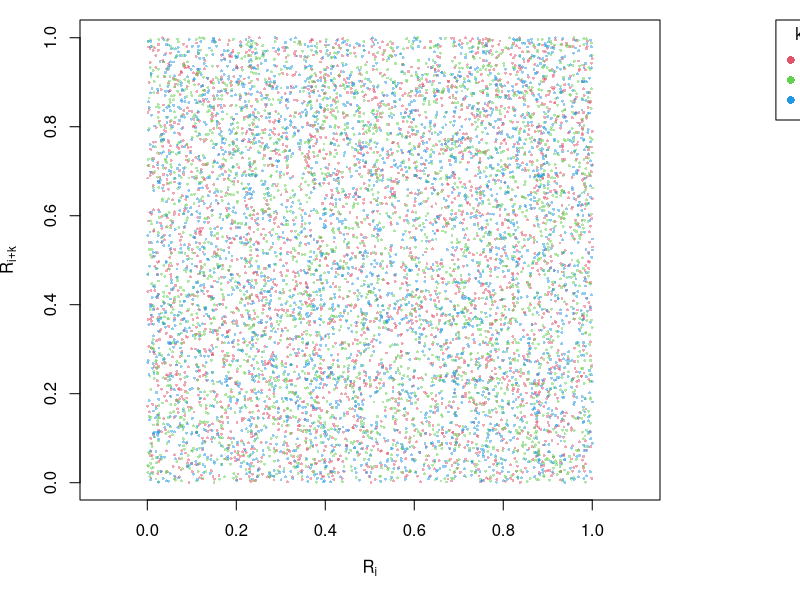
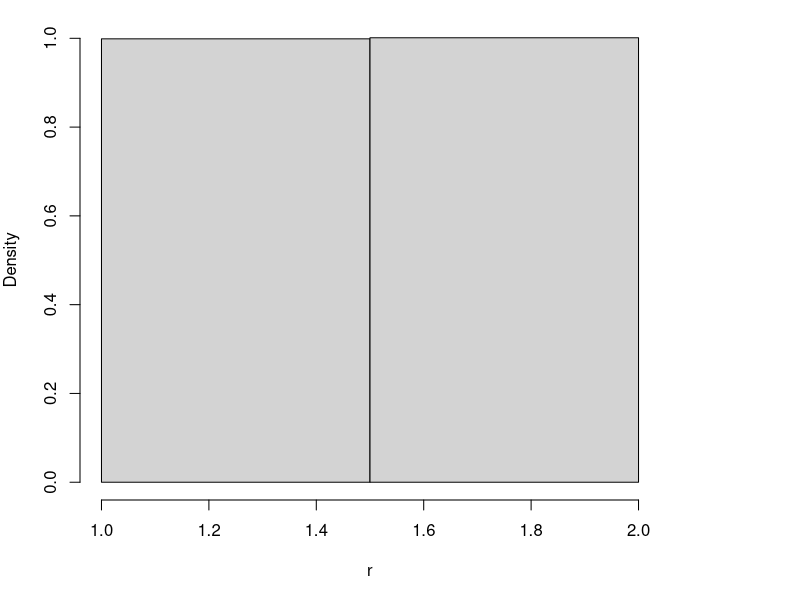
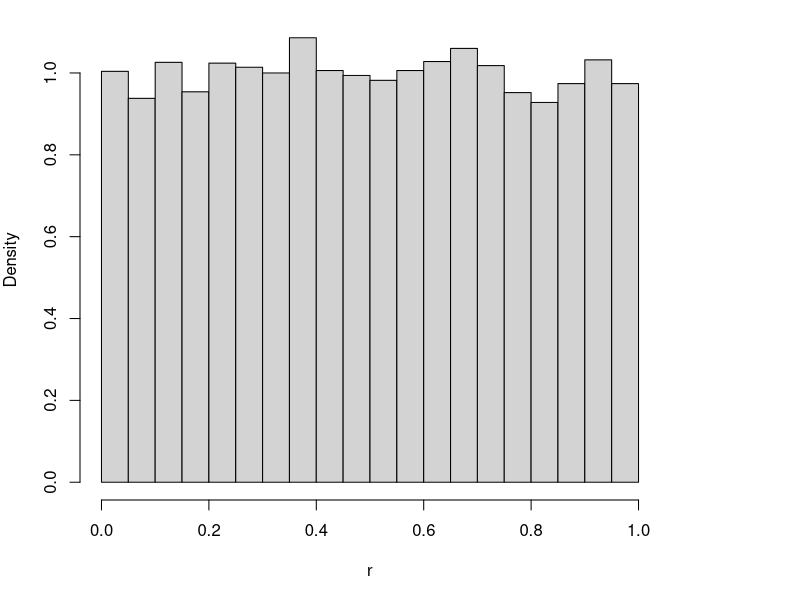
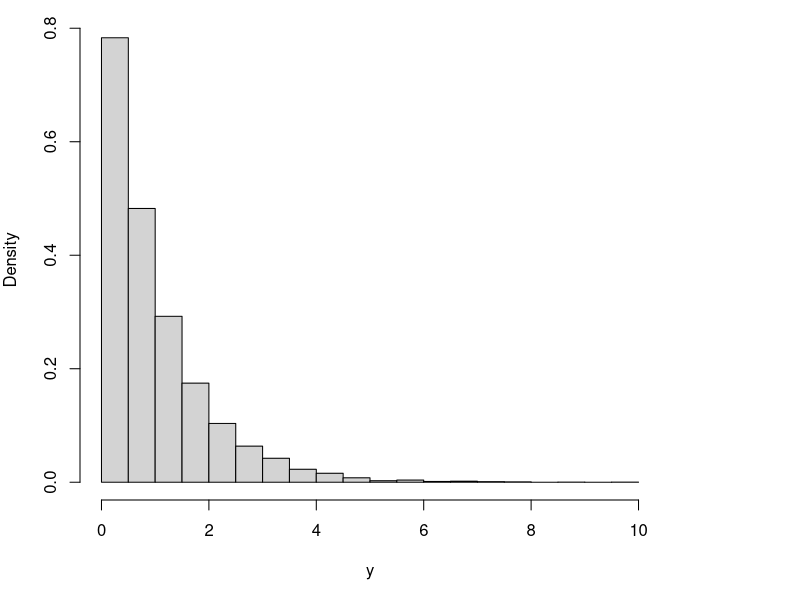
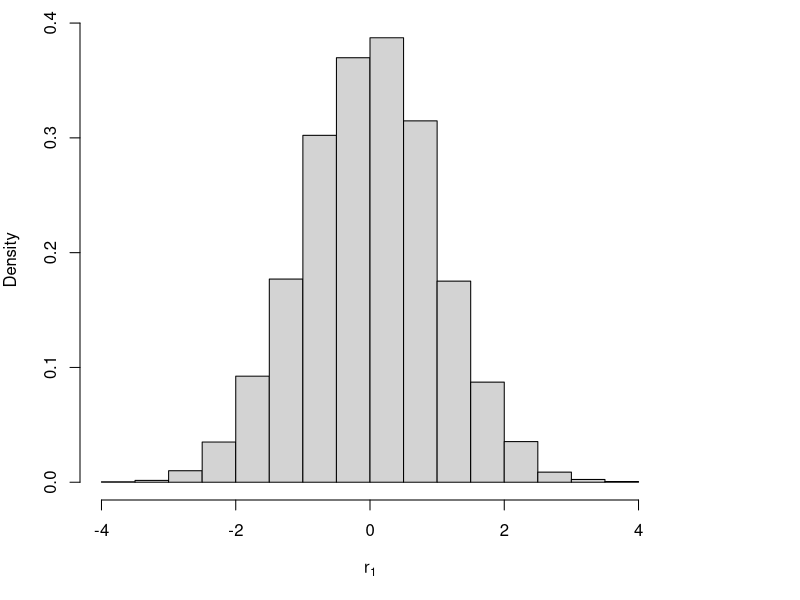
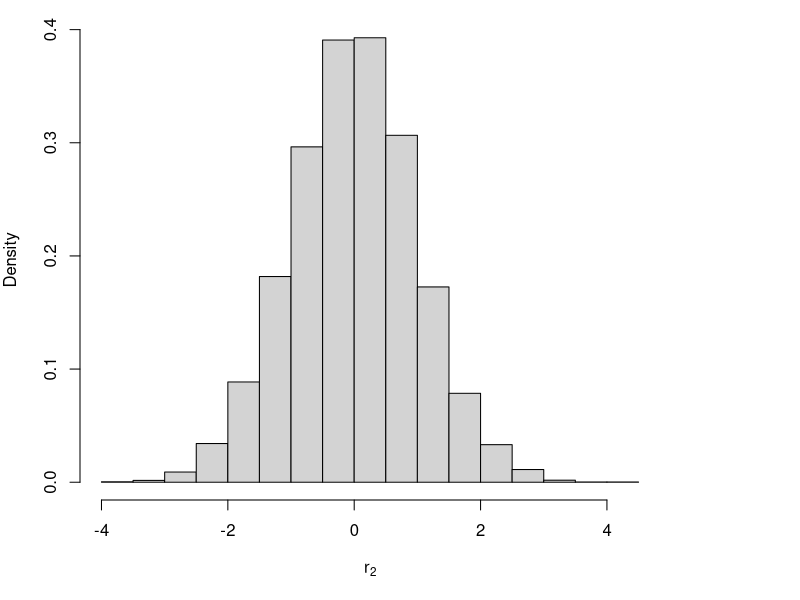

The R script that drew these images, in order:
## ---- chunk 1
#| fig-width: 6
#| fig-height: 5
#| out-width: "62%"
set.seed(10)
n <- 3000
r <- runif(n)                 # n pseudo-random numbers from R's default RNG

rng_test <- function(r) {
  n <- length(r)
  par(mar = c(5, 4, 1, 7), xpd = TRUE)   # room for the legend outside, on the right
  plot(r[1:(n-1)], r[2:n], pch = 16, cex = 0.4, asp = 1,
       col = adjustcolor(2, 0.5), xlab = bquote(R[i]), ylab = bquote(R[i+k]))
  points(r[1:(n-2)], r[3:n], pch = 16, cex = 0.4, col = adjustcolor(3, 0.5))
  points(r[1:(n-3)], r[4:n], pch = 16, cex = 0.4, col = adjustcolor(4, 0.5))
  legend("topright", inset = c(-0.28, 0), title = "k",
         legend = c("1", "2", "3"), col = 2:4, pch = 16)
}
rng_test(r)
## ---- chunk 2
n <- 10000
r_binary <- sample(x = 2, size = n, replace = TRUE)
hist(r_binary, freq = FALSE, breaks = 2, xlab = "r", main = "")
## ---- chunk 3
n <- 10000
r <- runif(n)
y <- -log(r)                  # exponential draws by the inverse transform
hist(r, freq = FALSE, xlab = "r", main = "")
hist(y, freq = FALSE, xlab = "y", main = "")
## ---- chunk 4
ran_gaussian <- function() {
  repeat {
    x <- 2 * runif(2) - 1                  # two uniforms on [-1, 1]
    R2 <- sum(x * x)
    if (R2 < 1 && abs(R2) > 1e-6) break    # accept only inside the unit disk
  }
  return(x * sqrt(-2 * log(R2) / R2))
}

n <- 10000
y <- replicate(n, ran_gaussian())          # 2 x n: two normal streams
hist(y[1,], freq = FALSE, xlab = expression(r[1]), main = "")
hist(y[2,], freq = FALSE, xlab = expression(r[2]), main = "")
